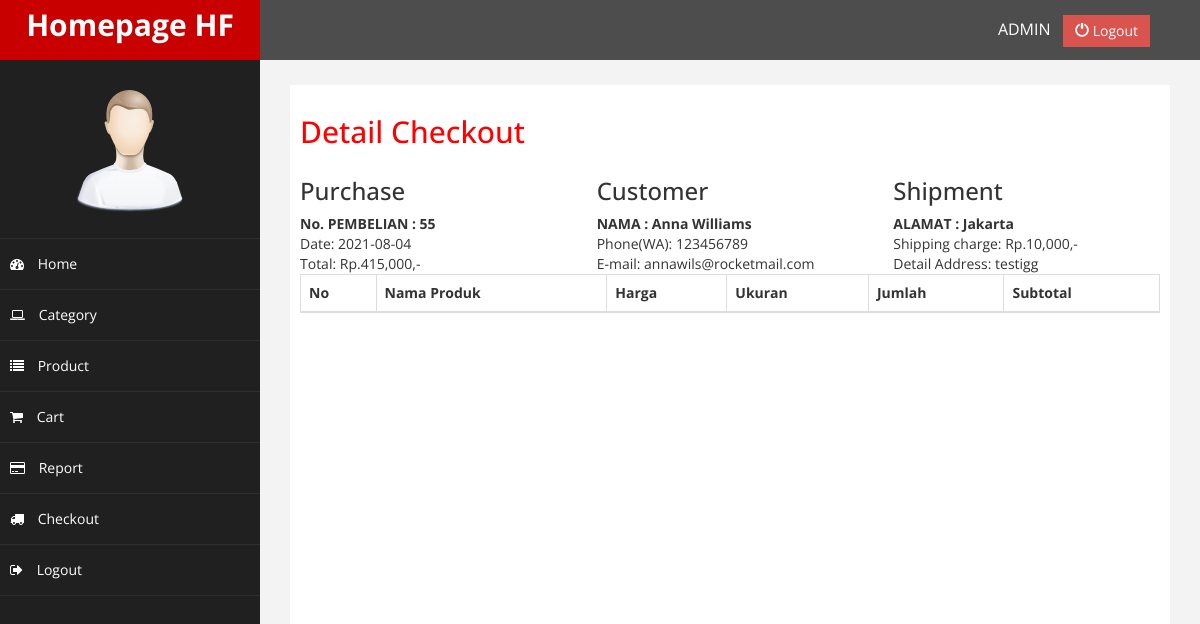
/Highfreq/Admin/index.php?halaman=detail&id=55 (signed in), run on the app's committed database.
### tables this page shows
CREATE TABLE `pembelian` (
  `id_pembelian` int(11) NOT NULL,
  `id_pelanggan` int(11) NOT NULL,
  `id_ongkir` int(11) NOT NULL,
  `tanggal_pembelian` date NOT NULL,
  `total_pembelian` int(11) NOT NULL,
  `nama_kota` varchar(100) NOT NULL,
  `tarif` int(11) NOT NULL,
  `alamat_pengiriman` text NOT NULL,
  `status_pembelian` varchar(100) NOT NULL DEFAULT 'pending',
  `resi_pengiriman` varchar(50) NOT NULL
);

CREATE TABLE `pelanggan` (
  `id_pelanggan` int(11) NOT NULL,
  `email_pelanggan` varchar(100) NOT NULL,
  `password_pelanggan` varchar(50) NOT NULL,
  `nama_pelanggan` varchar(100) NOT NULL,
  `no_pelanggan` varchar(25) NOT NULL,
  `alamat_pelanggan` text NOT NULL
);

### Highfreq/Admin/detail.php (the view, shortened to what this page needs)
<h2>Detail Checkout</h2>
<?php
$ambil = $koneksi->query("SELECT * FROM pembelian JOIN pelanggan
    ON pembelian.id_pelanggan=pelanggan.id_pelanggan
    WHERE pembelian.id_pembelian='$_GET[id]'");
$detail = $ambil->fetch_assoc();
?>
<div class="row">
        <div class="col-md-4">
            <h3>Purchase</h3>
            <strong>No. PEMBELIAN : <?php echo $detail['id_pembelian'] ?></strong><br>
            Date: <?php echo $detail['tanggal_pembelian']; ?><br>
            Total: Rp.<?php echo number_format($detail['total_pembelian']) ?>,-
        </div>
        <div class="col-md-4">
            <h3>Customer</h3>
            <strong>NAMA : <?php echo $detail['nama_pelanggan']; ?></strong><br>
            Phone(WA): <?php echo $detail['no_pelanggan']; ?> <br>
            E-mail: <?php echo $detail['email_pelanggan']; ?>
        </div>
        <div class="col-md-4">
            <h3>Shipment</h3>
            <strong>ALAMAT : <?php echo $detail['nama_kota'] ?></strong><br>
            Shipping charge: Rp.<?php echo number_format($detail['tarif']); ?>,- <br>
            Detail Address: <?php echo $detail['alamat_pengiriman'] ?>
        </div>
</div>
<table class="table table-bordered">
    <thead>
        <tr>
            <th>No</th>
            <th>Nama Produk</th>
            <th>Harga</th>
            <th>Ukuran</th>
            <th>Jumlah</th>
            <th>Subtotal</th>
        </tr>
    </thead>
</table>

### Highfreq/Admin/assets/css/custom.css (style rules this page uses)
body { font-family: 'Open Sans', sans-serif; }
h2 { color: #f00; }

### data on the page
pembelian: id_pembelian "55", tanggal_pembelian "2021-08-04", total_pembelian "415,000", id_pelanggan.nama_pelanggan "Anna Williams", id_pelanggan.no_pelanggan "123456789", id_pelanggan.email_pelanggan "annawils@rocketmail.com", nama_kota "Jakarta", tarif "10,000", alamat_pengiriman "testigg"
